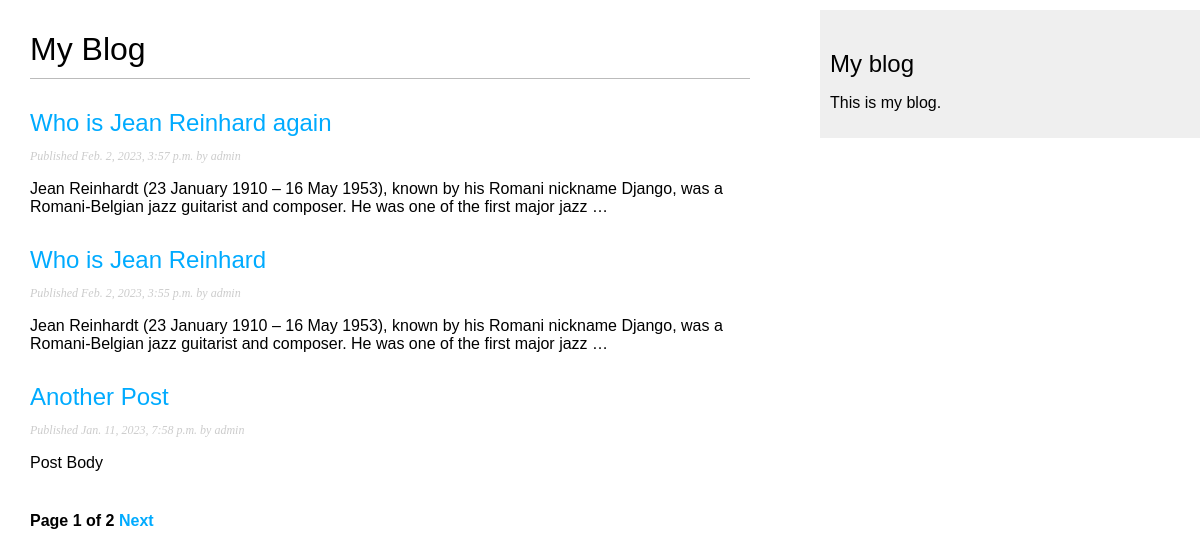
Screenshot of /blog/ with the database file from the repository.
### blog/models.py (models this page shows, shortened)
class Post(models.Model):
    class Status(models.TextChoices):
        DRAFT =    'DF', 'Draft',
        PUBLISHED = 'PB', 'Published',
    title = models.CharField(max_length=250)
    slug = models.SlugField(max_length=250, unique_for_date='publish')
    author = models.ForeignKey(User, on_delete=models.CASCADE, related_name='blog_posts')
    body = models.TextField()
    publish = models.DateTimeField(default=timezone.now)
    created = models.DateTimeField(auto_now_add=True)
    updated = models.DateTimeField(auto_now=True)
    status = models.CharField(max_length=2, choices=Status.choices, default=Status.DRAFT)
    objects = models.Manager() #the default Manager
    published = PublisedManager() #the customer manager
    class Meta:
        ordering = ['-publish']
        indexes = [
            models.Index(fields=['-publish']),
        ]
    def get_absolute_url(self):
        return reverse("blog:post_detail", args=[self.publish.year,
                                                self.publish.month,
                                                self.publish.day,
                                                self.slug])

### blog/views.py (the view)
# urls.py: path('', views.PostListView.as_view(), name='post_list'),
class PostListView(ListView):
    queryset = Post.published.all()
    context_object_name = 'posts'
    paginate_by = 3
    template_name = "blog/post/list.html"

### blog/templates/blog/post/list.html (shortened to what this page needs)
{% extends "blog/base.html" %}
{% block content %}
<h1>My Blog</h1>
{% for post in posts %}
<h2>
	<a href="{{ post.get_absolute_url }}"> {{ post.title }} </a>
</h2>
<p class="date">Published {{ post.publish }} by {{ post.author }}</p>
{{ post.body|truncatewords:30|linebreaks }}
{% endfor %}
{% include 'pagenation.html' with page=page_obj %}
{% endblock %}

### blog/templates/blog/base.html (shortened to what this page needs)
{% load static %}
<!DOCTYPE html>
<html>
	<head>
		<link href="{% static "css/blog.css" %}" rel="stylesheet">
	</head>
	<body>
		<div id="content">{% block content %} {% endblock %}</div>
		<div id="sidebar">
			<h2>My blog</h2>
			<p>This is my blog.</p>
		</div>
	</body>
</html>

### blog/templates/pagenation.html (shortened to what this page needs)
<div class="pagination">
    <span class="current">
        Page {{page.number}} of {{page.paginator.num_pages}}
    </span>
    {% if page.has_next %}
        <a href="?page={{page.next_page_number}}">Next</a>
    {% endif %}
</div>

### blog/static/css/blog.css (style rules this page uses)
body { margin:10px 0; padding:0; font-family:helvetica, sans-serif; }
a { color:#00abff; text-decoration:none; }
h1 { font-weight:normal; border-bottom:1px solid #bbb; padding:0 0 10px 0; }
h2 { font-weight:normal; margin:30px 0 0; }
#content { float:left; width:60%; padding:0 0 0 30px; }
#sidebar { float:right; width:30%; padding:10px; background:#efefef; height:100%; }
p.date { color:#ccc; font-family: georgia, serif; font-size: 12px; font-style: italic; }
.pagination { margin:40px 0; font-weight:bold; }

### rows the page displays
Post: title "Who is Jean Reinhard again", publish "Feb. 2, 2023, 3:57 p.m.", author "admin", body "Jean Reinhardt (23 January 1910 – 16 May 1953), known by his Romani nickname Django, was a Romani-Belgian jazz guitarist and composer. He was one of the first major jazz …"
Post: title "Who is Jean Reinhard", publish "Feb. 2, 2023, 3:55 p.m.", author "admin", body "Jean Reinhardt (23 January 1910 – 16 May 1953), known by his Romani nickname Django, was a Romani-Belgian jazz guitarist and composer. He was one of the first major jazz …"
Post: title "Another Post", publish "Jan. 11, 2023, 7:58 p.m.", author "admin", body "Post Body"

### other values shown
{{ page.number }} "1"
{{ page.paginator.num_pages }} "2"
